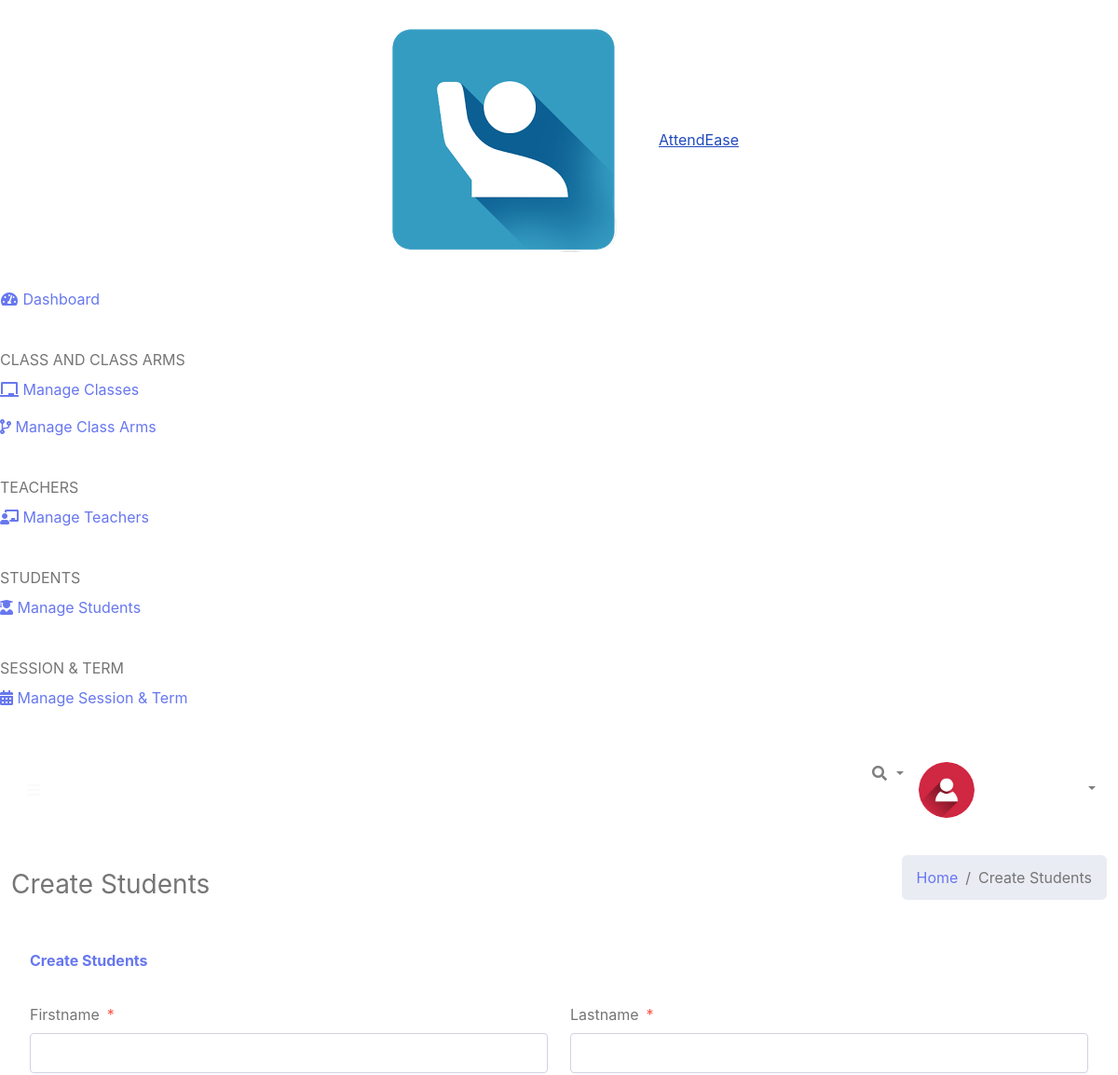
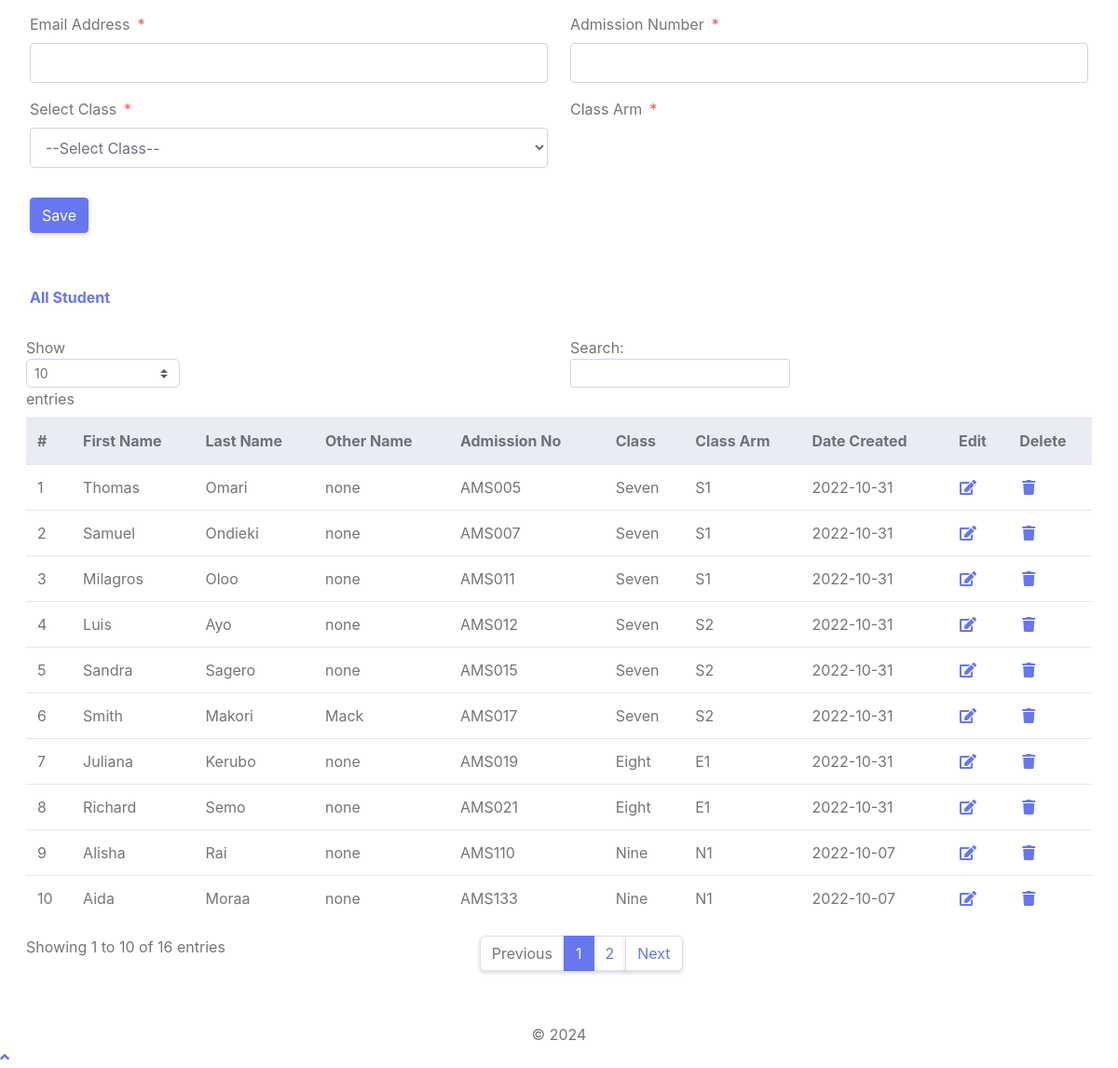
Page /Admin/createStudents.php (signed in) on the committed database (2 pictures, top to bottom).
### tables this page shows
CREATE TABLE `tblstudents` (
  `Id` int(10) NOT NULL,
  `firstName` varchar(255) NOT NULL,
  `lastName` varchar(255) NOT NULL,
  `otherName` varchar(255) NOT NULL,
  `admissionNumber` varchar(255) NOT NULL,
  `password` varchar(50) NOT NULL,
  `classId` varchar(10) NOT NULL,
  `classArmId` varchar(10) NOT NULL,
  `dateCreated` varchar(50) NOT NULL
);

CREATE TABLE `tblclass` (
  `Id` int(10) NOT NULL,
  `className` varchar(255) NOT NULL
);

CREATE TABLE `tblclassarms` (
  `Id` int(10) NOT NULL,
  `classId` varchar(10) NOT NULL,
  `classArmName` varchar(255) NOT NULL,
  `isAssigned` varchar(10) NOT NULL
);

### Admin/createStudents.php (the view, shortened to what this page needs)
<?php
include '../Includes/dbcon.php';
?>
<!DOCTYPE html>
<html lang="en">
<head>
  <link href="../vendor/fontawesome-free/css/all.min.css" rel="stylesheet" type="text/css">
  <link href="../vendor/bootstrap/css/bootstrap.min.css" rel="stylesheet" type="text/css">
  <link href="css/ruang-admin.min.css" rel="stylesheet">
</head>
<body id="page-top">
  <div id="wrapper">
      <?php include "Includes/sidebar.php";?>
    <div id="content-wrapper" class="d-flex flex-column">
      <div id="content">
       <?php include "Includes/topbar.php";?>
        <div class="container-fluid" id="container-wrapper">
          <div class="d-sm-flex align-items-center justify-content-between mb-4">
            <h1 class="h3 mb-0 text-gray-800">Create Students</h1>
            <ol class="breadcrumb">
              <li class="breadcrumb-item"><a href="./">Home</a></li>
              <li class="breadcrumb-item active" aria-current="page">Create Students</li>
            </ol>
          </div>
          <div class="row">
            <div class="col-lg-12">
              <div class="card mb-4">
                <div class="card-header py-3 d-flex flex-row align-items-center justify-content-between">
                  <h6 class="m-0 font-weight-bold text-primary">Create Students</h6>
                </div>
                <div class="card-body">
                  <form method="post">
                   <div class="form-group row mb-3">
                        <div class="col-xl-6">
                        <label class="form-control-label">Firstname<span class="text-danger ml-2">*</span></label>
                        <input type="text" class="form-control" name="firstName" value="<?php echo $row['firstName'];?>" id="exampleInputFirstName" >
                        </div>
                        <div class="col-xl-6">
                        <label class="form-control-label">Lastname<span class="text-danger ml-2">*</span></label>
                      <input type="text" class="form-control" name="lastName" value="<?php echo $row['lastName'];?>" id="exampleInputFirstName" >
                        </div>
                    </div>
                     <div class="form-group row mb-3">
                        <div class="col-xl-6">
                        <label class="form-control-label">Email Address<span class="text-danger ml-2">*</span></label>
                        <input type="email" class="form-control" name="otherName" value="<?php echo $row['otherName'];?>" id="exampleInputFirstName" >
                        </div>
                        <div class="col-xl-6">
                        <label class="form-control-label">Admission Number<span class="text-danger ml-2">*</span></label>
                      <input type="text" class="form-control" required name="admissionNumber" value="<?php echo $row['admissionNumber'];?>" id="exampleInputFirstName" >
                        </div>
                    </div>
                    <div class="form-group row mb-3">
                        <div class="col-xl-6">
                        <label class="form-control-label">Select Class<span class="text-danger ml-2">*</span></label>
                         <?php
                        $qry= "SELECT * FROM tblclass ORDER BY className ASC";
                        $result = $conn->query($qry);
                        $num = $result->num_rows;
                        if ($num > 0){
                          echo ' <select required name="classId" onchange="classArmDropdown(this.value)" class="form-control mb-3">';
                          echo'<option value="">--Select Class--</option>';
                                  echo '</select>';
                              }
                            ?>
                        </div>
                        <div class="col-xl-6">
                        <label class="form-control-label">Class Arm<span class="text-danger ml-2">*</span></label>
                        </div>
                    </div>
                      <?php
                    if (isset($Id))
                    {
                    ?>
                    <button type="submit" name="update" class="btn btn-warning">Update</button>
                    &nbsp;&nbsp;&nbsp;&nbsp;&nbsp;&nbsp;&nbsp;&nbsp;&nbsp;&nbsp;
                    <?php
                    } else {
                    ?>
                    <button type="submit" name="save" class="btn btn-primary">Save</button>
                    <?php
                    }
                    ?>
                  </form>
                </div>
              </div>
                 <div class="row">
              <div class="col-lg-12">
              <div class="card mb-4">
                <div class="card-header py-3 d-flex flex-row align-items-center justify-content-between">
                  <h6 class="m-0 font-weight-bold text-primary">All Student</h6>
                </div>
                <div class="table-responsive p-3">
                  <table class="table align-items-center table-flush table-hover" id="dataTableHover">
                    <thead class="thead-light">
                      <tr>
                        <th>#</th>
                        <th>First Name</th>
                        <th>Last Name</th>
                        <th>Other Name</th>
                        <th>Admission No</th>
                        <th>Class</th>
                        <th>Class Arm</th>
                        <th>Date Created</th>
                         <th>Edit</th>
                        <th>Delete</th>
                      </tr>
                    </thead>
                    <tbody>
                  <?php
                      $query = "SELECT tblstudents.Id,tblclass.className,tblclassarms.classArmName,tblclassarms.Id AS classArmId,tblstudents.firstName,
                      tblstudents.lastName,tblstudents.otherName,tblstudents.admissionNumber,tblstudents.dateCreated
                      FROM tblstudents
                      INNER JOIN tblclass ON tblclass.Id = tblstudents.classId
                      INNER JOIN tblclassarms ON tblclassarms.Id = tblstudents.classArmId";
                      $rs = $conn->query($query);
                      $num = $rs->num_rows;
                      $sn=0;
                      if($num > 0)
                      {
                        while ($rows = $rs->fetch_assoc())
                          {
                             $sn = $sn + 1;
                            echo"
                              <tr>
                                <td>".$sn."</td>
                                <td>".$rows['firstName']."</td>
                                <td>".$rows['lastName']."</td>
                                <td>".$rows['otherName']."</td>
                                <td>".$rows['admissionNumber']."</td>
                                <td>".$rows['className']."</td>
                                <td>".$rows['classArmName']."</td>
                                 <td>".$rows['dateCreated']."</td>
                                <td><a href='?action=edit&Id=".$rows['Id']."'><i class='fas fa-fw fa-edit'></i></a></td>
                                <td><a href='?action=delete&Id=".$rows['Id']."'><i class='fas fa-fw fa-trash'></i></a></td>
                              </tr>";
                          }
                      }
                      else
                      {
                           echo
                           "<div class='alert alert-danger' role='alert'>
                            No Record Found!
                            </div>";
                      }
                      ?>
                    </tbody>
                  </table>
                </div>
              </div>
            </div>
            </div>
          </div>
        </div>
      </div>
       <?php include "Includes/footer.php";?>
    </div>
  </div>
  <a class="scroll-to-top rounded" href="#page-top">
    <i class="fas fa-angle-up"></i>
  </a>
</body>
</html>

### rows in the picture
tblstudents: firstName "Thomas", lastName "Omari", otherName "none", admissionNumber "AMS005", classId.className "Seven", classArmId.classArmName "S1", dateCreated "2022-10-31"
tblstudents: firstName "Samuel", lastName "Ondieki", otherName "none", admissionNumber "AMS007", classId.className "Seven", classArmId.classArmName "S1", dateCreated "2022-10-31"
tblstudents: firstName "Milagros", lastName "Oloo", otherName "none", admissionNumber "AMS011", classId.className "Seven", classArmId.classArmName "S1", dateCreated "2022-10-31"
tblstudents: firstName "Luis", lastName "Ayo", otherName "none", admissionNumber "AMS012", classId.className "Seven", classArmId.classArmName "S2", dateCreated "2022-10-31"
tblstudents: firstName "Sandra", lastName "Sagero", otherName "none", admissionNumber "AMS015", classId.className "Seven", classArmId.classArmName "S2", dateCreated "2022-10-31"
tblstudents: firstName "Smith", lastName "Makori", otherName "Mack", admissionNumber "AMS017", classId.className "Seven", classArmId.classArmName "S2", dateCreated "2022-10-31"
tblstudents: firstName "Juliana", lastName "Kerubo", otherName "none", admissionNumber "AMS019", classId.className "Eight", classArmId.classArmName "E1", dateCreated "2022-10-31"
tblstudents: firstName "Richard", lastName "Semo", otherName "none", admissionNumber "AMS021", classId.className "Eight", classArmId.classArmName "E1", dateCreated "2022-10-31"
tblstudents: firstName "Alisha", lastName "Rai", otherName "none", admissionNumber "AMS110", classId.className "Nine", classArmId.classArmName "N1", dateCreated "2022-10-07"
tblstudents: firstName "Aida", lastName "Moraa", otherName "none", admissionNumber "AMS133", classId.className "Nine", classArmId.classArmName "N1", dateCreated "2022-10-07"
